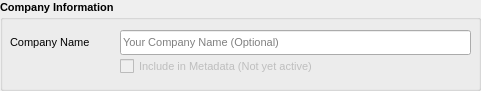
     <widget class="QGroupBox" name="groupBox">
      <property name="geometry">
       <rect>
        <x>10</x>
        <y>50</y>
        <width>481</width>
        <height>91</height>
       </rect>
      </property>
      <property name="font">
       <font>
        <pointsize>8</pointsize>
        <italic>false</italic>
        <bold>true</bold>
       </font>
      </property>
      <property name="title">
       <string>Company Information</string>
      </property>
      <widget class="QLineEdit" name="CompanyNameGlobal">
       <property name="geometry">
        <rect>
         <x>120</x>
         <y>30</y>
         <width>351</width>
         <height>25</height>
        </rect>
       </property>
       <property name="font">
        <font>
         <pointsize>8</pointsize>
         <italic>false</italic>
         <bold>false</bold>
        </font>
       </property>
       <property name="placeholderText">
        <string>Your Company Name (Optional)</string>
       </property>
      </widget>
      <widget class="QLabel" name="l_CompanyName">
       <property name="geometry">
        <rect>
         <x>10</x>
         <y>34</y>
         <width>81</width>
         <height>17</height>
        </rect>
       </property>
       <property name="font">
        <font>
         <pointsize>8</pointsize>
         <italic>false</italic>
         <bold>false</bold>
        </font>
       </property>
       <property name="text">
        <string>Company Name</string>
       </property>
      </widget>
      <widget class="QCheckBox" name="CompanyNameMetadata">
       <property name="enabled">
        <bool>false</bool>
       </property>
       <property name="geometry">
        <rect>
         <x>120</x>
         <y>56</y>
         <width>311</width>
         <height>20</height>
        </rect>
       </property>
       <property name="font">
        <font>
         <pointsize>8</pointsize>
         <italic>false</italic>
         <bold>false</bold>
        </font>
       </property>
       <property name="toolTip">
        <string>This will include your company name within all output files as metadata.</string>
       </property>
       <property name="text">
        <string>Include in Metadata (Not yet active)</string>
       </property>
      </widget>
     </widget>
